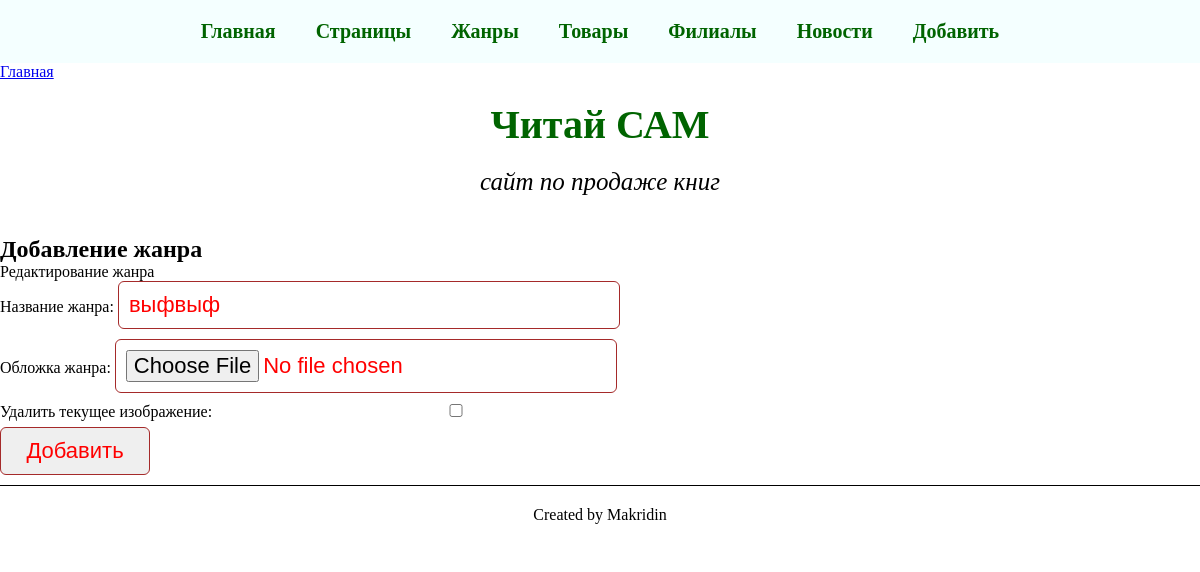
The page /genre/edit-genre/4/ on the database as committed earlier.
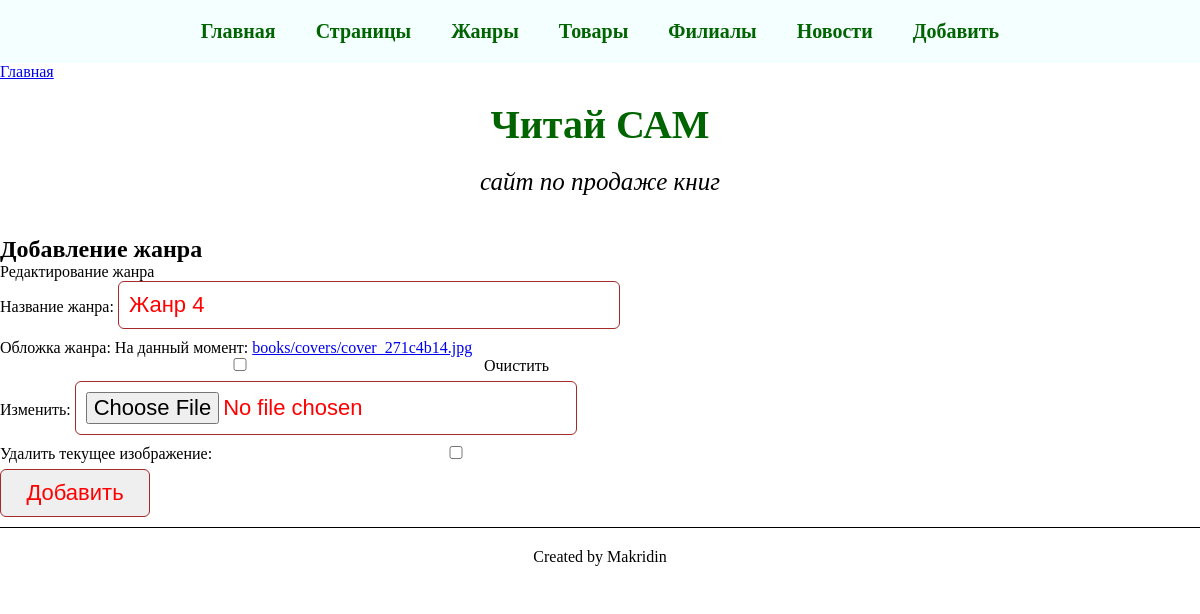
The same page on the database as committed later.
### core/models.py (models this page shows, shortened)
class Genre(models.Model):
    name = models.CharField(max_length=255, verbose_name='Название жанра')
    cover_image = models.ImageField(
        upload_to=BookFileRenamer.rename_cover,
        verbose_name='Обложка книги',
        blank=True,
        null=True
    )
    url = models.CharField(
        max_length=255,
        verbose_name='URL',
        blank=True,
        unique=True,
        help_text='URL (генерируется автоматически)'
    )
    class Meta:
        verbose_name = 'Жанр'
        verbose_name_plural = 'Жанры'

### core/views.py (the view)
# urls.py: path('genre/edit-genre/<int:genre_id>/', edit_genre, name='edit_genre'),
def edit_genre(request,genre_id):
    try:
        genre = Genre.objects.get(id=genre_id)
        if request.method == 'POST':
            form = GenreForm(request.POST, request.FILES, instance=genre)
            if form.is_valid():
                genre = form.save(commit=False)
                if form.cleaned_data['clear_image']:
                    genre.cover_image.delete(save=False)
                    genre.cover_image = None
                genre.save()
                return redirect('/genre/add')
        else:
            form = GenreForm(instance=genre)
        context = get_base_context()
        context.update({
            'form': form,
            'genre': genre,
        })
        return render(request, 'edit_genre.html', context)
    except Genre.DoesNotExist:
        return redirect('/')
    except Genre.DoesNotExist:
        return redirect('/')

### core/forms.py
class GenreForm(forms.ModelForm):
    clear_image = forms.BooleanField(
        required=False,
        label='Удалить текущее изображение'
    )
    class Meta:
        model = Genre
        fields = ['name', 'cover_image']
        labels = {
            'name': 'Название жанра',
            'cover_image': 'Обложка жанра',
        }

### core/models.py (called while the page is built)
    def get_full_url(self):
        if self.parent:
            return f"{self.parent.get_full_url()}/{self.url}"
        return self.url

### core/views.py (called while the page is built)
def get_base_context():
    return {
        'title_template': 'Читай САМ',
        'root_pages': Page.objects.filter(parent__isnull=True, is_active=True).order_by('order'),
        'genres_list': Genre.objects.all()
    }

### templates/edit_genre.html (shortened to what this page needs)
{% extends 'base_tpl.html' %}
{% block content %}
<h2>Добавление жанра</h2>
<form method="POST" enctype="multipart/form-data">
    <div class="form-block">
        <div class="form-label">
            <label for="name">Редактирование жанра</label>
        </div>
        {{ form }}
    </div>
    <div class="form-block">
        <button>Добавить</button>
    </div>
</form>
{% endblock %}

Rows that differ between the two databases and show on the page:
changed Genre: name "выфвыф" → "Жанр 4"
Other text that changed with them:
form field form: (not shown) → "☐"
text no longer shown: "Название жанра: Обложка жанра: Удалить текущее изображение:"
text now shown: "Название жанра: Обложка жанра: На данный момент: books/covers/cover_271c4b14.jpg Очистить Изменить: Удалить текущее изображение:"
